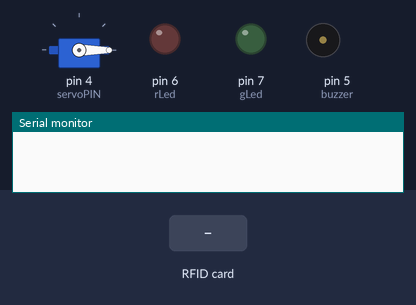
Recording of a sketch running on a simulated Arduino Uno, built with avr-gcc and run on an emulated ATmega328P. Parts: servo, output pins drawn as LEDs (lit = HIGH), buzzer (waves = sounding), the last lines printed to the serial monitor. Inputs (shaded band) come from the test bench. Pins used as bus, display or sensor lines are not drawn.

Above: at 1.2 s.
1.3 s: RFID card 5E 7A 19 C4 held to the reader
At 1.8 s:
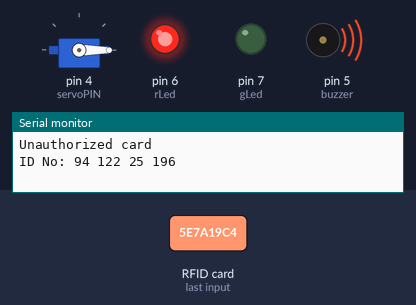
Timing chart, 0 to 4.3 s (numbered marks = the images above; inputs shaded):
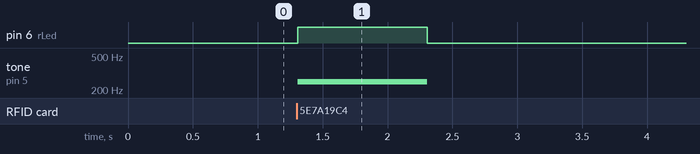

The sketch:

RFID.ino
```cpp
#include <MFRC522.h>

#include <Servo.h>
#include <SPI.h>

int RST_PIN = 9;
int SS_PIN = 10;
int servoPIN = 4;
int rLed = 6;
int gLed = 7;
int buzzer = 5;

Servo motor;
MFRC522 reader(SS_PIN ,RST_PIN);
byte cardID[4] = {80,21,12,163};

void setup() {
  motor.attach(servoPIN);
  motor.write(0);
  Serial.begin(9600);
  SPI.begin();  //for Arduino and RFID reader being able to communicate
  reader.PCD_Init(); //Initialization of RFID reader
  pinMode(rLed, OUTPUT);
  pinMode(gLed, OUTPUT);
  pinMode(buzzer, OUTPUT);
}

void loop() {
  //wait until a new card is read
  if(!reader.PICC_IsNewCardPresent())
    return;
  if(!reader.PICC_ReadCardSerial())
  return;

  if(reader.uid.uidByte[0] == cardID[0] && reader.uid.uidByte[1] == cardID[1] &&
     reader.uid.uidByte[2] == cardID[2] && reader.uid.uidByte[3] == cardID[3]){
       Serial.println("Authorized card");
       writeToScreen();
       digitalWrite(gLed, HIGH);
       tone(buzzer,600);
       delay(300);
       noTone(buzzer);
       motor.write(180);
       delay(3000);
       motor.write(0);
       delay(1000);
       digitalWrite(gLed, LOW);
  }
  else{
    Serial.println("Unauthorized card");
    writeToScreen();
    digitalWrite(rLed, HIGH);
    tone(buzzer,250);
    delay(1000);
    noTone(buzzer);
    digitalWrite(rLed, LOW);
  }

  reader.PICC_HaltA();
}
void writeToScreen(){
    Serial.print("ID No: ");
    for(int counter = 0; counter<4; counter++){
      Serial.print(reader.uid.uidByte[counter]);
      Serial.print(" ");
    }
    Serial.println();
  }
```

Measured:
- after the input at 1.3 s, pin 6 (rLed): LOW → HIGH at once, → LOW 1.0 s later; tone on pin 5 (buzzer): silent → 250 Hz at once, → silent 1.0 s later
